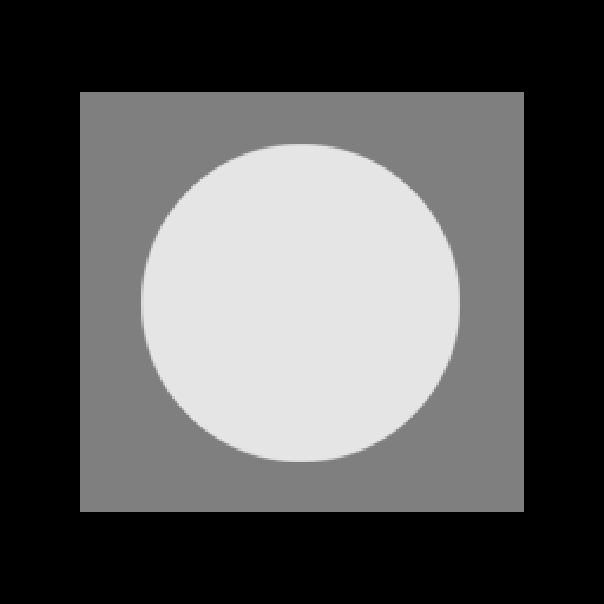
#> input picture noise/test-pattern.tif, 604 x 604 px
$ jupyter execute noisy.ipynb
#> lines starting #> are read from the running program, lines starting #| are printed output that depends on the picture
[cell 1]
import numpy as np
import cv2
import matplotlib.pyplot as plt

def Get_Histgram(im):

    plt.subplot(2, 1, 1)
    a = np.array(im)
    plt.imshow(a)
    plt.gray()
    plt.axis('off')

    plt.subplot(2, 1, 2)
    plt.hist(a.flatten(), bins=np.arange(256 + 1))

    plt.show()

def GaussianNoise(src):

    row,col= src.shape
    mean = 0
    sigma = 15
    gauss = np.random.normal(mean,sigma,(row,col))
    gauss = gauss.reshape(row,col)
    noisy = src + gauss

    return noisy


def RayleighNoise(src):

    row,col= src.shape
    mean = 30
    rayleigh = np.random.rayleigh(mean,(row,col))
    rayleigh = rayleigh.reshape(row,col)
    noisy = src + rayleigh

    return noisy


def GammaNoise(src):

    row,col= src.shape
    mean = 2
    sigma = 20
    gamma = np.random.gamma(mean,sigma,(row,col))
    gamma = gamma.reshape(row,col)
    noisy = src + gamma

    return noisy


img = cv2.imread('test-pattern.tif', 0)
#> img is the input picture: shape (604, 604); min 0, max 229, mean 87.2
Get_Histgram(img)
#> in Get_Histgram, `plt.show()`:
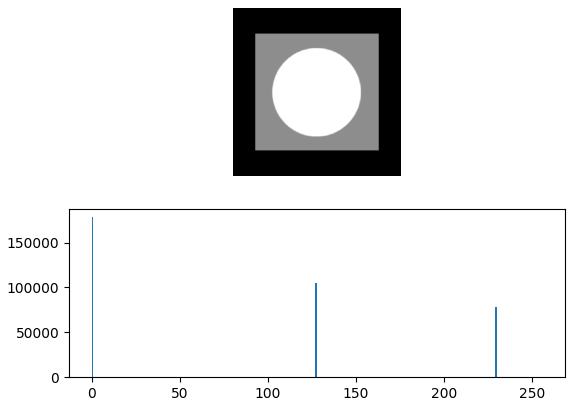
#> figure drawn by matplotlib, 2 panels; panel 2: tallest bar 178336 high, from x = 0 to 1

Gnoise = GaussianNoise(img)
#> in GaussianNoise, `noisy = src + gauss`:
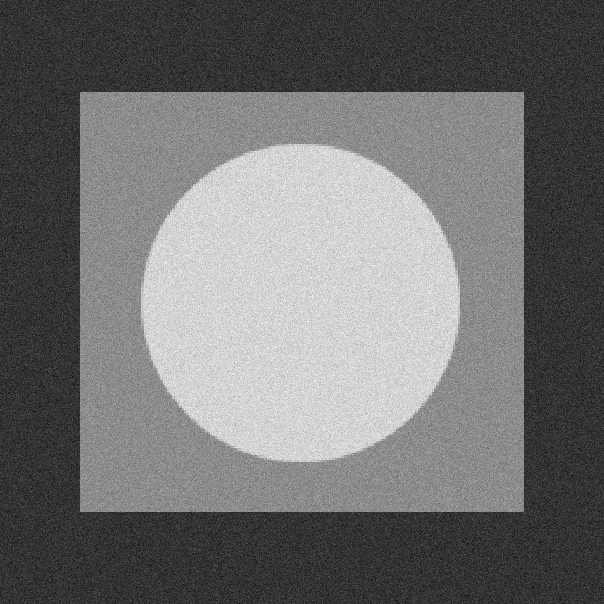
#> noisy: shape (604, 604) float64; min -72.78, max 290.5, mean 87.2; drawn with min black and max white
Get_Histgram(Gnoise)
#> in Get_Histgram (call 2), `plt.show()`:
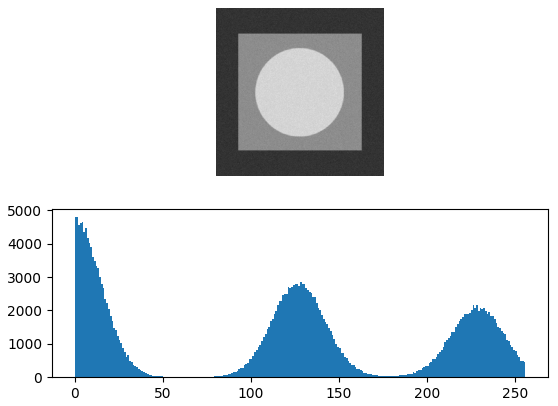
#> figure drawn by matplotlib, 2 panels; panel 2: tallest bar 4797 high, from x = 1 to 2

Rnoise = RayleighNoise(img)
#> in RayleighNoise, `noisy = src + rayleigh`:
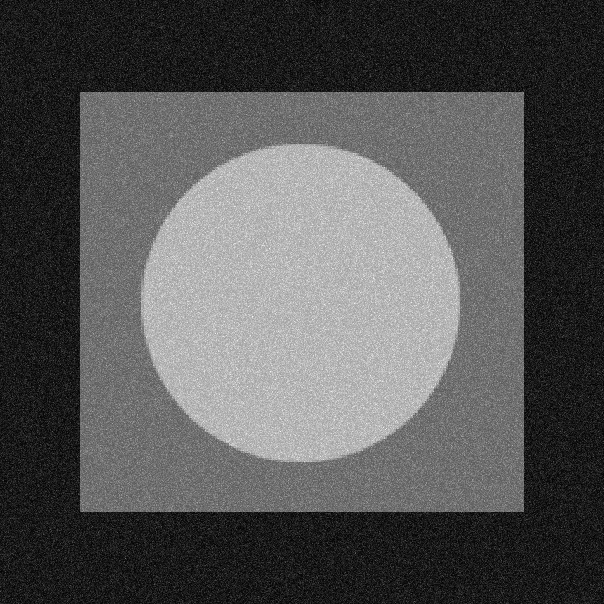
#> noisy: shape (604, 604) float64; min 0.0357, max 370.6, mean 124.8; drawn with min black and max white
Get_Histgram(Rnoise)
#> in Get_Histgram (call 3), `plt.show()`:
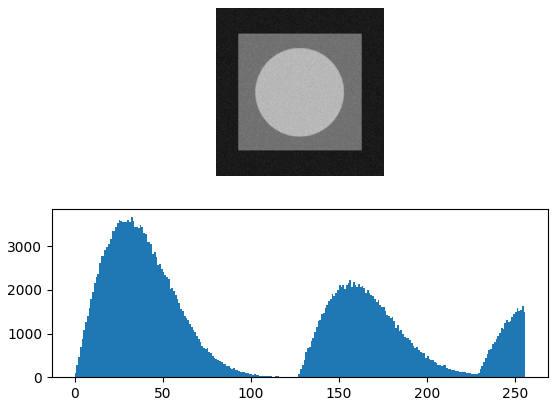
#> figure drawn by matplotlib, 2 panels; panel 2: tallest bar 3662 high, from x = 32 to 33

Gammanoise = GammaNoise(img)
#> in GammaNoise, `noisy = src + gamma`:
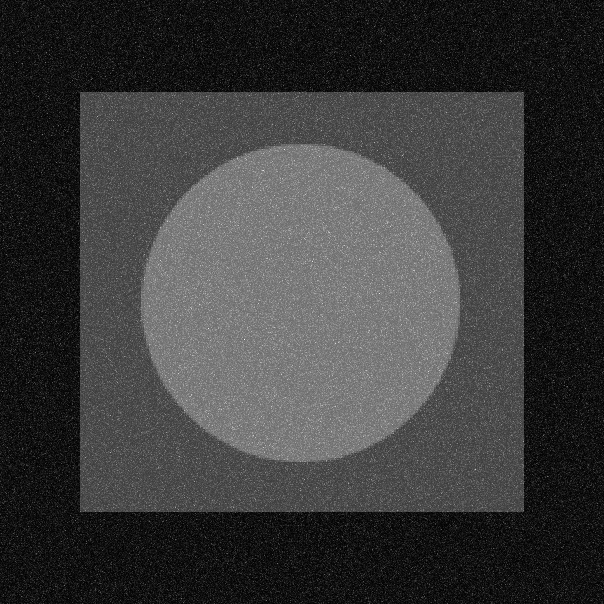
#> noisy: shape (604, 604) float64; min 0.0331, max 545, mean 127.2; drawn with min black and max white
Get_Histgram(Gammanoise)
#> in Get_Histgram (call 4), `plt.show()`:
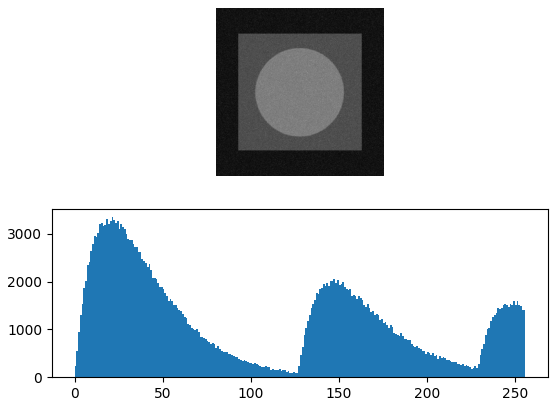
#> figure drawn by matplotlib, 2 panels; panel 2: tallest bar 3344 high, from x = 21 to 22
